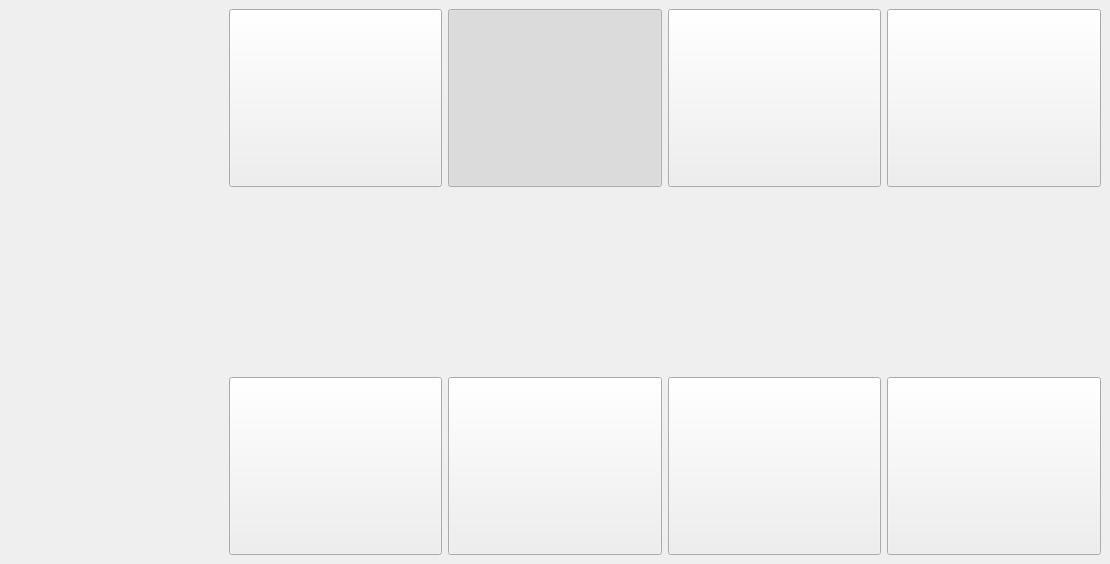
<?xml version="1.0" encoding="UTF-8"?>
<ui version="4.0">
 <class>Settings</class>
 <widget class="QMainWindow" name="Settings">
  <property name="geometry">
   <rect>
    <x>0</x>
    <y>0</y>
    <width>1110</width>
    <height>564</height>
   </rect>
  </property>
  <property name="windowTitle">
   <string>Settings</string>
  </property>
  <property name="styleSheet">
   <string notr="true"/>
  </property>
  <widget class="QWidget" name="centralwidget">
   <property name="styleSheet">
    <string notr="true"/>
   </property>
   <layout class="QGridLayout" name="gridLayout_2">
    <item row="0" column="0">
     <layout class="QGridLayout" name="gridLayout">
      <item row="1" column="0">
       <widget class="QLabel" name="labelLanguage">
        <property name="text">
         <string/>
        </property>
        <property name="pixmap">
         <pixmap resource="../../resources.qrc">:/svg/language.svg</pixmap>
        </property>
       </widget>
      </item>
      <item row="0" column="1">
       <widget class="Button" name="pushButtonChinese">
        <property name="sizePolicy">
         <sizepolicy hsizetype="Preferred" vsizetype="Preferred">
          <horstretch>0</horstretch>
          <verstretch>0</verstretch>
         </sizepolicy>
        </property>
        <property name="autoFillBackground">
         <bool>false</bool>
        </property>
        <property name="text">
         <string/>
        </property>
        <property name="checkable">
         <bool>true</bool>
        </property>
        <attribute name="buttonGroup">
         <string notr="true">buttonGroup</string>
        </attribute>
       </widget>
      </item>
      <item row="0" column="2">
       <widget class="Button" name="pushButtonEnglish">
        <property name="sizePolicy">
         <sizepolicy hsizetype="Preferred" vsizetype="Preferred">
          <horstretch>0</horstretch>
          <verstretch>0</verstretch>
         </sizepolicy>
        </property>
        <property name="text">
         <string/>
        </property>
        <property name="checkable">
         <bool>true</bool>
        </property>
        <property name="checked">
         <bool>true</bool>
        </property>
        <attribute name="buttonGroup">
         <string notr="true">buttonGroup</string>
        </attribute>
       </widget>
      </item>
      <item row="0" column="3">
       <widget class="Button" name="pushButtonFrench">
        <property name="sizePolicy">
         <sizepolicy hsizetype="Preferred" vsizetype="Preferred">
          <horstretch>0</horstretch>
          <verstretch>0</verstretch>
         </sizepolicy>
        </property>
        <property name="text">
         <string/>
        </property>
        <property name="checkable">
         <bool>true</bool>
        </property>
        <attribute name="buttonGroup">
         <string notr="true">buttonGroup</string>
        </attribute>
       </widget>
      </item>
      <item row="0" column="4">
       <widget class="Button" name="pushButtonGerman">
        <property name="sizePolicy">
         <sizepolicy hsizetype="Preferred" vsizetype="Preferred">
          <horstretch>0</horstretch>
          <verstretch>0</verstretch>
         </sizepolicy>
        </property>
        <property name="text">
         <string/>
        </property>
        <property name="checkable">
         <bool>true</bool>
        </property>
        <attribute name="buttonGroup">
         <string notr="true">buttonGroup</string>
        </attribute>
       </widget>
      </item>
      <item row="2" column="1">
       <widget class="Button" name="pushButtonItalian">
        <property name="sizePolicy">
         <sizepolicy hsizetype="Preferred" vsizetype="Preferred">
          <horstretch>0</horstretch>
          <verstretch>0</verstretch>
         </sizepolicy>
        </property>
        <property name="text">
         <string/>
        </property>
        <property name="checkable">
         <bool>true</bool>
        </property>
        <attribute name="buttonGroup">
         <string notr="true">buttonGroup</string>
        </attribute>
       </widget>
      </item>
      <item row="2" column="2">
       <widget class="Button" name="pushButtonJapanese">
        <property name="sizePolicy">
         <sizepolicy hsizetype="Preferred" vsizetype="Preferred">
          <horstretch>0</horstretch>
          <verstretch>0</verstretch>
         </sizepolicy>
        </property>
        <property name="text">
         <string/>
        </property>
        <property name="checkable">
         <bool>true</bool>
        </property>
        <attribute name="buttonGroup">
         <string notr="true">buttonGroup</string>
        </attribute>
       </widget>
      </item>
      <item row="2" column="3">
       <widget class="Button" name="pushButtonKorean">
        <property name="sizePolicy">
         <sizepolicy hsizetype="Preferred" vsizetype="Preferred">
          <horstretch>0</horstretch>
          <verstretch>0</verstretch>
         </sizepolicy>
        </property>
        <property name="text">
         <string/>
        </property>
        <property name="checkable">
         <bool>true</bool>
        </property>
        <attribute name="buttonGroup">
         <string notr="true">buttonGroup</string>
        </attribute>
       </widget>
      </item>
      <item row="2" column="4">
       <widget class="Button" name="pushButtonSpanish">
        <property name="sizePolicy">
         <sizepolicy hsizetype="Preferred" vsizetype="Preferred">
          <horstretch>0</horstretch>
          <verstretch>0</verstretch>
         </sizepolicy>
        </property>
        <property name="text">
         <string/>
        </property>
        <property name="checkable">
         <bool>true</bool>
        </property>
        <attribute name="buttonGroup">
         <string notr="true">buttonGroup</string>
        </attribute>
       </widget>
      </item>
     </layout>
    </item>
   </layout>
  </widget>
 </widget>
 <customwidgets>
  <customwidget>
   <class>Button</class>
   <extends>QPushButton</extends>
   <header>Forms/Controls/Button.hpp</header>
  </customwidget>
 </customwidgets>
 <resources>
  <include location="../../resources.qrc"/>
 </resources>
 <connections/>
 <buttongroups>
  <buttongroup name="buttonGroup"/>
 </buttongroups>
</ui>
